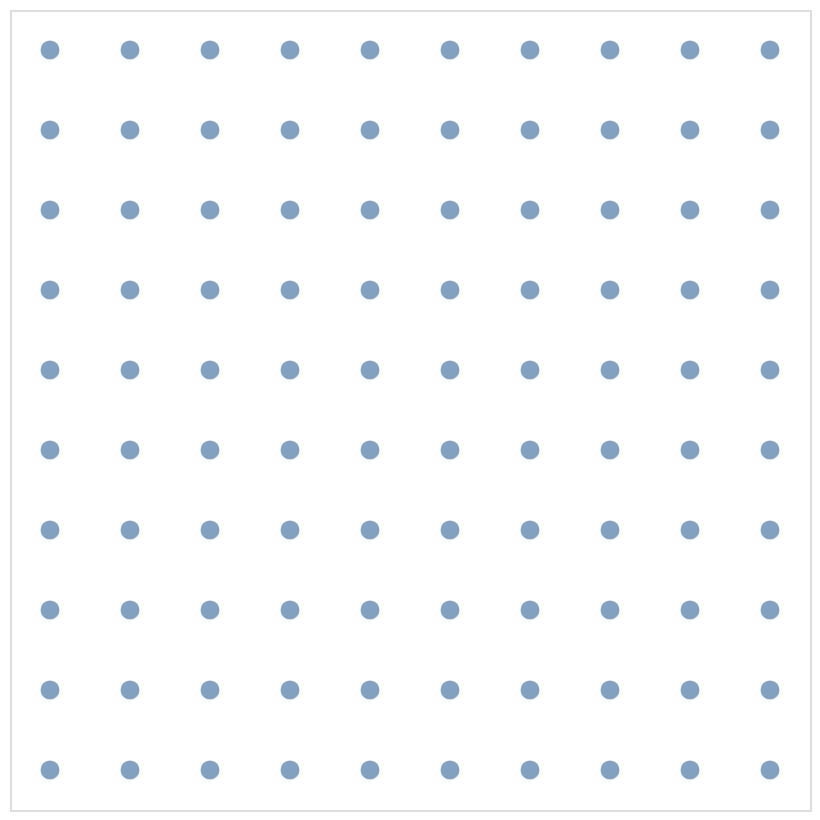

The specification (Vega-Lite) saved for this image:
### Vega-Lite specification from a JSON file in a GitHub repository (floating-point values rounded to 4 significant figures)
{"$schema": "https://vega.github.io/schema/vega-lite/v5.json", "config": {"axis": {"disable": true}, "view": {}}, "data": {"values": [{"id": 1}, {"id": 2}, {"id": 3}, {"id": 4}, {"id": 5}, {"id": 6}, {"id": 7}, {"id": 8}, {"id": 9}, {"id": 10}, {"id": 11}, {"id": 12}, {"id": 13}, {"id": 14}, {"id": 15}, {"id": 16}, {"id": 17}, {"id": 18}, {"id": 19}, {"id": 20}, {"id": 21}, {"id": 22}, {"id": 23}, {"id": 24}, {"id": 25}, {"id": 26}, {"id": 27}, {"id": 28}, {"id": 29}, {"id": 30}, {"id": 31}, {"id": 32}, {"id": 33}, {"id": 34}, {"id": 35}, {"id": 36}, {"id": 37}, {"id": 38}, {"id": 39}, {"id": 40}, {"id": 41}, {"id": 42}, {"id": 43}, {"id": 44}, {"id": 45}, {"id": 46}, {"id": 47}, {"id": 48}, {"id": 49}, {"id": 50}, {"id": 51}, {"id": 52}, {"id": 53}, {"id": 54}, {"id": 55}, {"id": 56}, {"id": 57}, {"id": 58}, {"id": 59}, {"id": 60}, {"id": 61}, {"id": 62}, {"id": 63}, {"id": 64}, {"id": 65}, {"id": 66}, {"id": 67}, {"id": 68}, {"id": 69}, {"id": 70}, {"id": 71}, {"id": 72}, {"id": 73}, {"id": 74}, {"id": 75}, {"id": 76}, {"id": 77}, {"id": 78}, {"id": 79}, {"id": 80}, {"id": 81}, {"id": 82}, {"id": 83}, {"id": 84}, {"id": 85}, {"id": 86}, {"id": 87}, {"id": 88}, {"id": 89}, {"id": 90}, {"id": 91}, {"id": 92}, {"id": 93}, {"id": 94}, {"id": 95}, {"id": 96}, {"id": 97}, {"id": 98}, {"id": 99}, {"id": 100}]}, "encoding": {"color": {}, "shape": {}, "size": {"value": 90}, "x": {"field": "col", "type": "ordinal"}, "y": {"field": "row", "type": "ordinal"}}, "height": 400, "mark": {"filled": true, "type": "point"}, "transform": [{"as": "col", "calculate": "ceil (datum.id/10)"}, {"as": "row", "calculate": "datum.id - datum.col*10"}], "width": 400}
